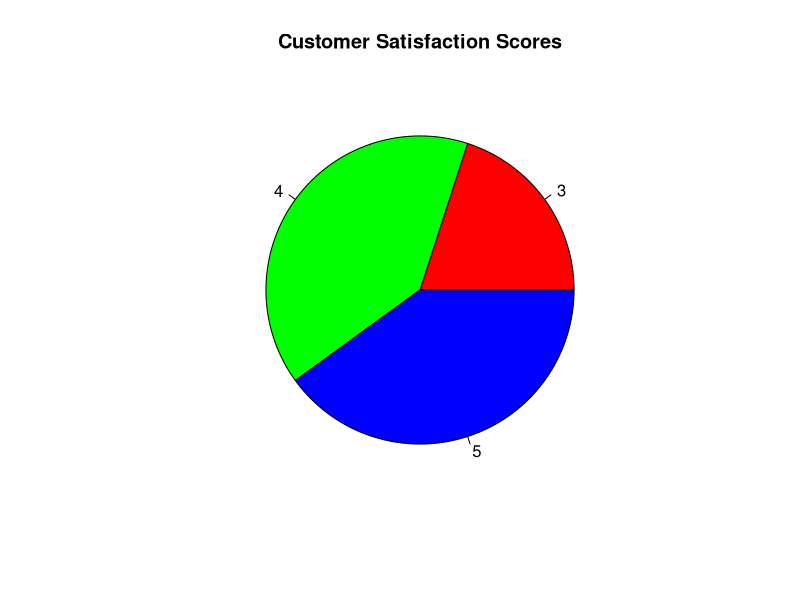

This chart was generated by the following R code:
score <- c(4, 5, 3, 4, 5)
count <- table(score)
pie(count,
    labels = names(count),
    col = rainbow(length(count)),
    main = "Customer Satisfaction Scores")
